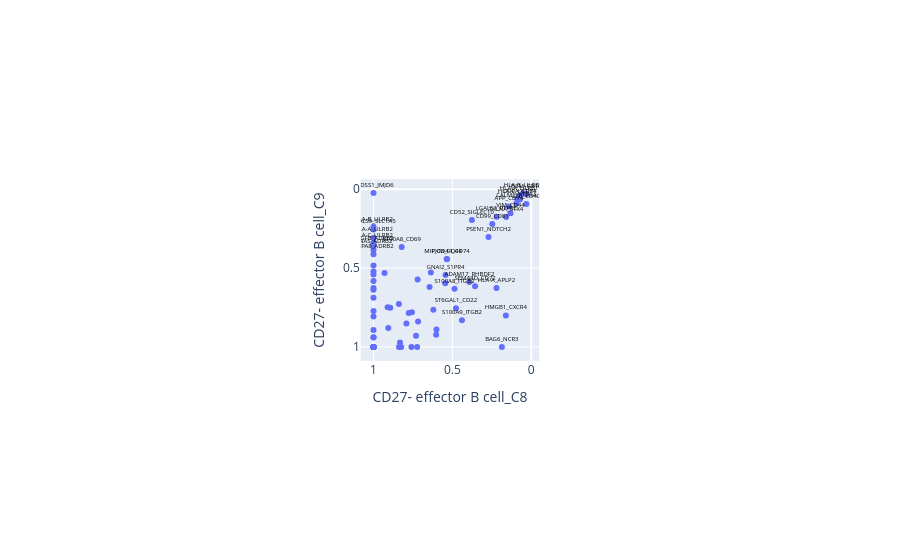

Notebook code for this chart:
### Code cell
import plotly.express as px

fig = px.scatter(mag_c3_c8c9, x='CD27- effector B cell_C8',
                 y='CD27- effector B cell_C9', hover_data='ligand_receptor_complex',
                 text="ligand_receptor_complex")
fig.update_layout(
    xaxis=dict(autorange="reversed"),  # Reverse the x-axis
    yaxis=dict(autorange="reversed")   # Reverse the y-axis (if needed)
)
fig.update_layout(
    xaxis=dict(scaleanchor="y",  # Link the x-axis scale to the y-axis
               constrain="domain"),  # Ensures x-axis fits within the domain
    yaxis=dict(constrain="domain")  # Ensures y-axis fits within the domain
)
fig.update_traces(
    textposition="top center",  # Position labels above the points
    textfont=dict(size=6, color="black")  # Customize label font
)
fig.show()

### Figure 1 — Plotly figure (JSON) as saved in the notebook; plotly's stock layout.template omitted (floating-point values rounded to 4 significant figures)
{"data": [{"customdata": [[""], [""], [""], [""], [""], ["ADAM17_RHBDF2"], [""], ["APP_CD74"], [""], [""], [""], [""], ["B2M_CD1C"], ["BAG6_NCR3"], [""], [""], [""], [""], ["CALM1_PTPRA"], [""], [""], [""], [""], ["CD52_SIGLEC10"], [""], ["CD99_CD81"], ["COPA_CD74"], [""], [""], ["GNAI2_S1PR4"], ["GNAS_ADRB2"], [""], ["HLA-A_APLP2"], ["HLA-A_LILRB1"], ["HLA-A_LILRB2"], ["HLA-B_LILRB1"], ["HLA-B_LILRB2"], ["HLA-C_LILRB1"], ["HLA-C_LILRB2"], [""], [""], ["HMGB1_CXCR4"], ["HSPA8_ADRB2"], [""], [""], [""], [""], [""], ["LGALS1_PTPRC"], [""], [""], [""], ["LGALS9_SLC1A5"], [""], ["LTB_CD40"], [""], [""], ["MIF_CD44_CD74"], [""], [""], ["PKM_CD44"], [""], ["PSEN1_NOTCH2"], ["PTDSS1_JMJD6"], [""], ["S100A8_CD69"], ["S100A8_ITGB2"], [""], ["S100A9_ITGB2"], [""], [""], ["SEMA4D_CD72"], [""], [""], ["ST6GAL1_CD22"], [""], [""], [""], [""], [""], [""], ["TXLNA_STX4"], ["VEGFB_ADRB2"], ["VIM_CD44"]], "hovertemplate": "CD27- effector B cell_C8=%{x}<br>CD27- effector B cell_C9=%{y}<br>ligand_receptor_complex=%{customdata[0]}<extra></extra>", "legendgroup": "", "marker": {"color": "#636efa", "symbol": "circle"}, "mode": "markers+text", "name": "", "orientation": "v", "showlegend": false, "text": ["", "", "", "", "", "ADAM17_RHBDF2", "", "APP_CD74", "", "", "", "", "B2M_CD1C", "BAG6_NCR3", "", "", "", "", "CALM1_PTPRA", "", "", "", "", "CD52_SIGLEC10", "", "CD99_CD81", "COPA_CD74", "", "", "GNAI2_S1PR4", "GNAS_ADRB2", "", "HLA-A_APLP2", "HLA-A_LILRB1", "HLA-A_LILRB2", "HLA-B_LILRB1", "HLA-B_LILRB2", "HLA-C_LILRB1", "HLA-C_LILRB2", "", "", "HMGB1_CXCR4", "HSPA8_ADRB2", "", "", "", "", "", "LGALS1_PTPRC", "", "", "", "LGALS9_SLC1A5", "", "LTB_CD40", "", "", "MIF_CD44_CD74", "", "", "PKM_CD44", "", "PSEN1_NOTCH2", "PTDSS1_JMJD6", "", "S100A8_CD69", "S100A8_ITGB2", "", "S100A9_ITGB2", "", "", "SEMA4D_CD72", "", "", "ST6GAL1_CD22", "", "", "", "", "", "", "TXLNA_STX4", "VEGFB_ADRB2", "VIM_CD44"], "textfont": {"color": "black", "size": 6}, "textposition": "top center", "type": "scatter", "x": [1, 1, 1, 1, 1, 0.3918, 0.6207, 0.1414, 0.832, 0.545, 0.8389, 1, 0.03023, 0.1864, 1, 1, 1, 1, 0.0949, 1, 0.7593, 0.9105, 1, 0.3762, 1, 0.247, 0.07224, 1, 0.8938, 0.5434, 1, 1, 0.2203, 0.07647, 1, 0.05159, 1, 0.08914, 1, 0.7306, 1, 0.1611, 1, 1, 1, 1, 1, 0.6031, 0.2192, 1, 0.7566, 0.7765, 1, 1, 0.03152, 1, 1, 0.5341, 0.8382, 0.7202, 0.5361, 0.6365, 0.2709, 1, 1, 0.8213, 0.4864, 1, 0.4393, 0.9299, 0.7233, 0.3562, 0.6446, 0.7915, 0.4773, 0.8247, 0.7173, 0.9062, 1, 0.601, 1, 0.1595, 1, 0.1315], "xaxis": "x", "y": [0.7719, 1, 1, 0.8069, 0.9406, 0.5892, 0.7642, 0.1094, 0.9727, 0.5958, 0.7286, 0.5816, 0.03243, 1, 1, 1, 0.6272, 0.6878, 0.09136, 0.5214, 1, 0.7481, 1, 0.1963, 1, 0.221, 0.06503, 0.5417, 0.7514, 0.5443, 0.3835, 1, 0.6267, 0.04357, 0.308, 0.02604, 0.2392, 0.06233, 0.3408, 0.9295, 0.6381, 0.8008, 0.4125, 1, 0.893, 0.4843, 1, 0.923, 0.1747, 0.939, 0.7806, 0.7857, 0.2565, 1, 0.09438, 1, 1, 0.4449, 1, 0.5723, 0.4434, 0.5285, 0.3036, 0.02515, 1, 0.3664, 0.6322, 1, 0.8315, 0.5322, 1, 0.616, 0.6208, 0.8516, 0.755, 1, 0.8383, 0.8806, 1, 0.8903, 1, 0.1764, 0.3605, 0.1531], "yaxis": "y"}], "layout": {"autosize": true, "legend": {"tracegroupgap": 0}, "margin": {"t": 60}, "xaxis": {"anchor": "y", "autorange": true, "constrain": "domain", "domain": [0.3795, 0.6205], "range": [1.097, -0.067], "scaleanchor": "y", "title": {"text": "CD27- effector B cell_C8"}, "type": "linear"}, "yaxis": {"anchor": "x", "autorange": true, "constrain": "domain", "domain": [0, 1], "range": [1.075, -0.05033], "title": {"text": "CD27- effector B cell_C9"}, "type": "linear"}}}
